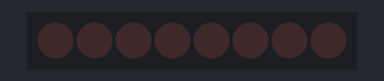
Simulated run of this sketch. Board: Arduino Uno, built with avr-gcc and run on an emulated ATmega328P. Parts: 8 shift-register outputs drawn as a row of LEDs (first output left, lit = HIGH). Wiring (inferred from the names in the program): shift register (74HC595): data pin 12; shift clock pin 9; latch pin 11. Wiring (inferred from the signals the program sends): row of LEDs: on Q0, Q1, Q2, Q3, Q4, Q5, Q6, Q7.

Above: at 0.5 s.
At 2.5 s:
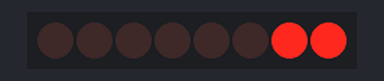
At 3.5 s:
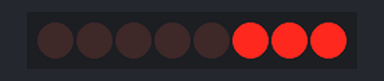
At 5.5 s:
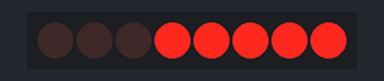
At 7.5 s:
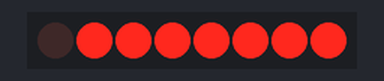
At 10.5 s:
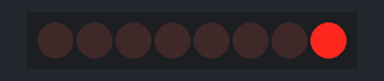
Timing chart, 0 to 11.7 s (numbered marks = the images above):
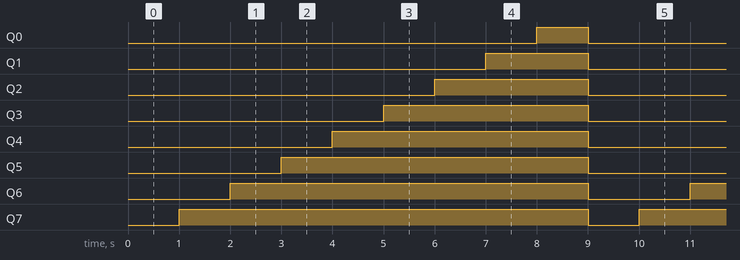

The sketch:

2Rainbow-colors.ino
```cpp
int tDelay = 1000;
int latchPin = 11;
int clockPin = 9;
int dataPin = 12;

byte leds = 0; //pattern of the 7 leds

void updateShiftRegister()
{
  digitalWrite(latchPin, LOW);
  shiftOut(dataPin, clockPin, LSBFIRST, leds); //LSB - least significant bit
  digitalWrite(latchPin, HIGH);
}

void setup()
{
  pinMode(latchPin, OUTPUT);
  pinMode(dataPin, OUTPUT);
  pinMode(clockPin, OUTPUT);
}

void loop()
{
  leds = 0;
  updateShiftRegister();
  delay(tDelay);
  for (int i = 0; i < 8; i++)
  {
    bitSet(leds, i);
    updateShiftRegister();
    delay(tDelay);
  }
}
```

Measured:
- by itself, Q0: alternates HIGH for 1.0 s and LOW for 8.0 s
- by itself, Q1: alternates HIGH for 2.0 s and LOW for 7.0 s
- by itself, Q2: alternates HIGH for 3.0 s and LOW for 6.0 s
- by itself, Q3: alternates HIGH for 4.0 s and LOW for 5.0 s
- by itself, Q4: alternates HIGH for 5.0 s and LOW for 4.0 s
- by itself, Q5: alternates HIGH for 6.0 s and LOW for 3.0 s
- by itself, Q6: alternates HIGH for 7.0 s and LOW for 2.0 s
- by itself, Q7: alternates HIGH for 8.0 s and LOW for 1.0 s
